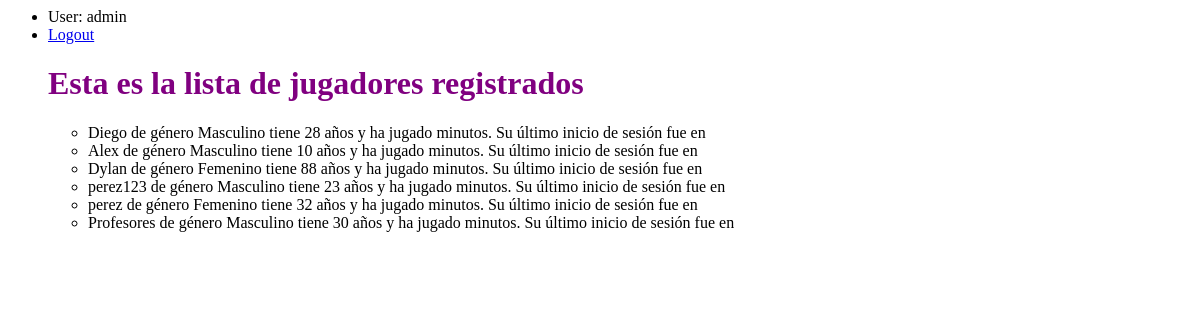
Before: /datos (signed in) with the older database file.
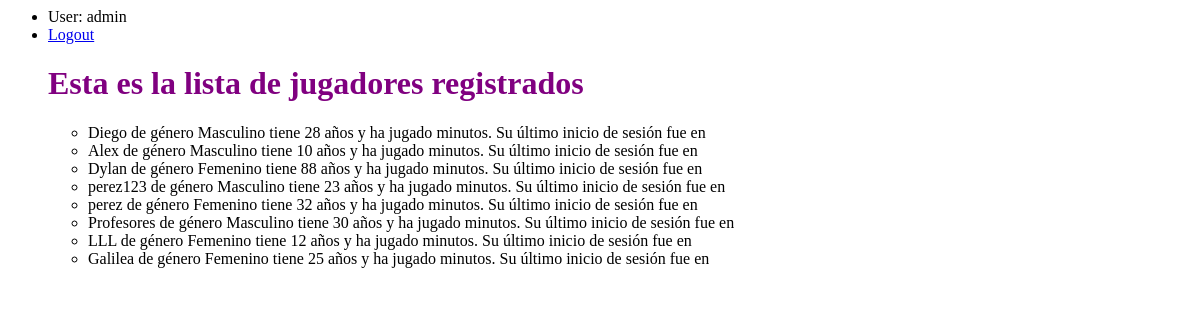
After: the same page with the newer database file.
### Videojuego/models.py (models this page shows)
class Usuarios(models.Model):
    nombre = models.CharField(max_length=30)
    edad = models.IntegerField()
    genero = models.CharField(max_length=10)

### Videojuego/views.py (the view)
# urls.py: path('datos',views.datos, name = 'datos'),
@login_required
def datos(request):
    jugadores = Usuarios.objects.all() #select * from Reto;
    return render(request, 'datos.html',{'lista_jugadores':jugadores})

### templates/datos.html
<html>
    <head>
       {% load static %}
       <link href="{% static 'estilo.css' %}" rel="stylesheet" />
    </head>
    <body>
        <ul>
            {% if user.is_authenticated %}
            <li>User: {{user.get_username}}</li>
            <li><a href="{% url 'logout'%}?next={{request.path}}">Logout</a></li>
            <h1>Esta es la lista de jugadores registrados</h1>
       <ul>
           {% for j in lista_jugadores %}
           <li>{{j.nombre}} de género {{j.genero}} tiene {{j.edad}} años y ha jugado {{j.minutos_jugados}} minutos. Su último inicio de sesión fue en {{j.ultimo_inicio}}</li>
           {% endfor %}
       </ul>
            {% else %}
            <li><a href="{% url 'login'%}?next={{request.path}}">Login</a></li>
            {% endif %}
        </ul>
    </body>
</html>

Changed rows visible on the page:
added Usuarios: nombre "LLL", genero "Femenino", edad "12"
added Usuarios: nombre "Galilea", genero "Femenino", edad "25"
